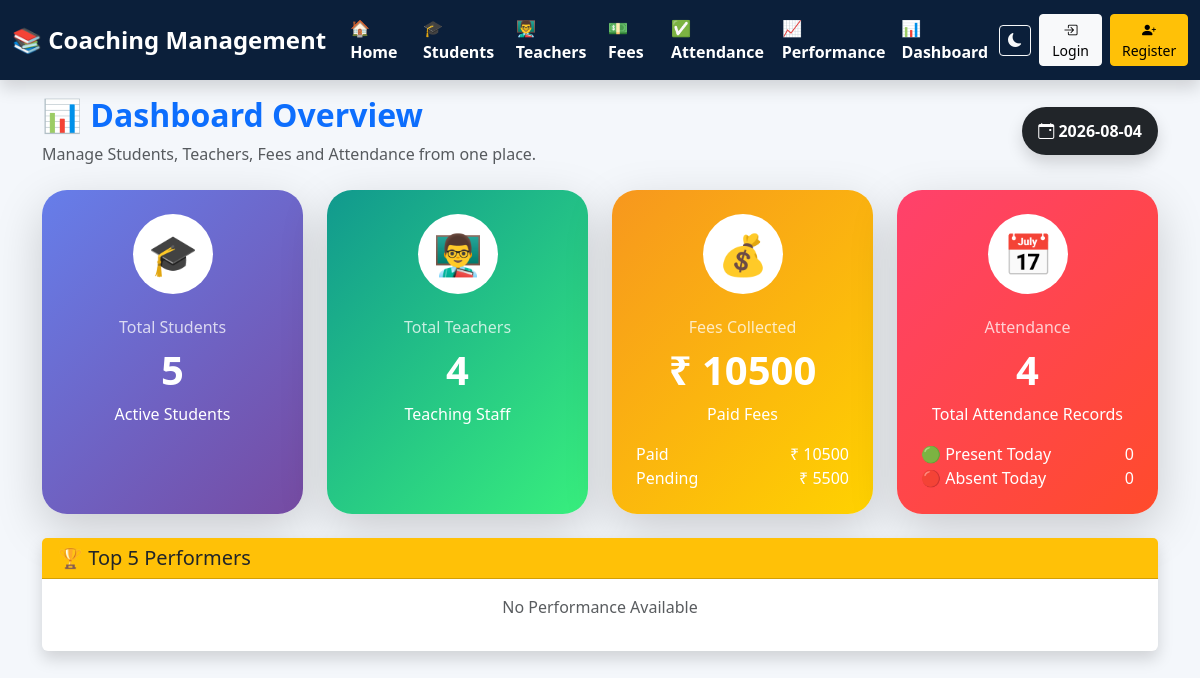
The app's page /dashboard, older data.
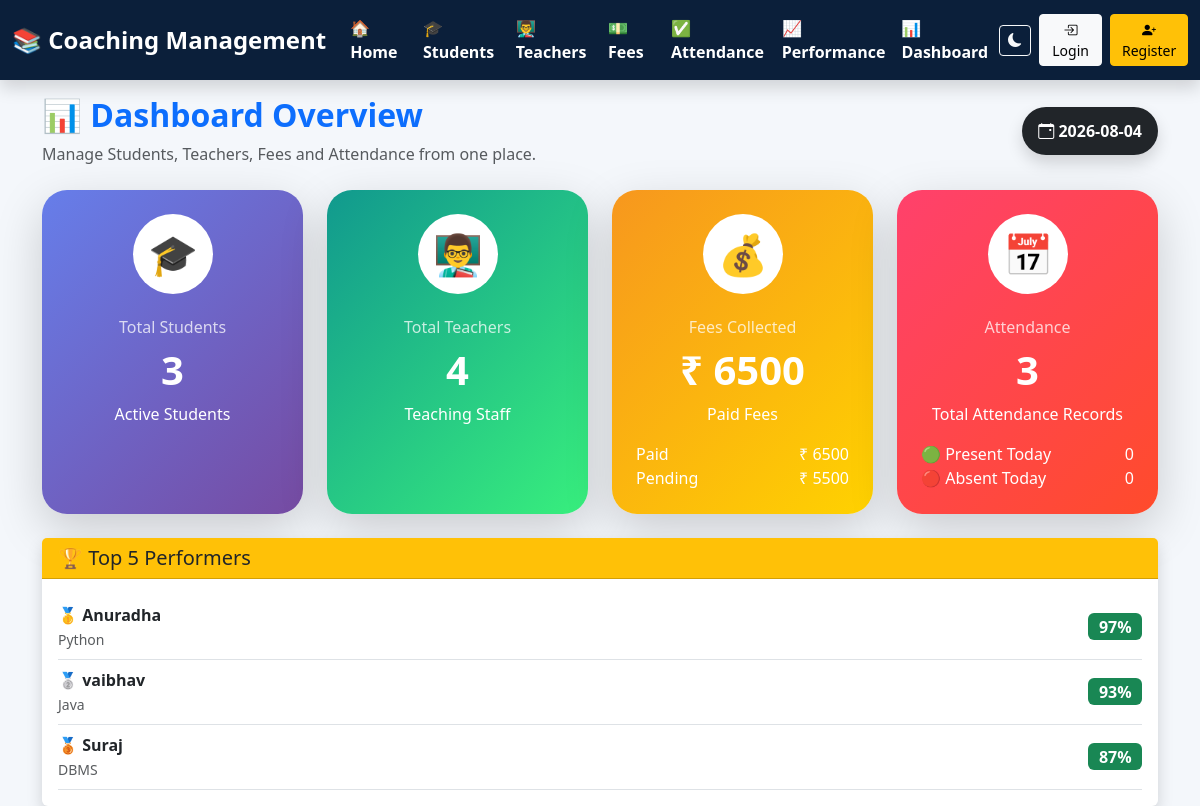
The same page, newer data.
### tables this page shows
CREATE TABLE performance(

        id INTEGER PRIMARY KEY AUTOINCREMENT,
        student_id INTEGER,
        marks INTEGER,
        remark TEXT,

        FOREIGN KEY(student_id)
        REFERENCES students(id)
        ON DELETE CASCADE

    );

CREATE TABLE students(

        id INTEGER PRIMARY KEY AUTOINCREMENT,
        roll_no INTEGER UNIQUE,
        name TEXT,
        father_name TEXT,
        surname TEXT,
        mobile TEXT,
        course TEXT,
        batch TEXT,
        address TEXT,
        admission_date TEXT,
        status TEXT

    , photo TEXT DEFAULT 'default.png');

### app.py (the view)
@app.route("/dashboard")
def dashboard():
    conn = get_connection()
    students = conn.execute("""
    SELECT COUNT(*)
    FROM students
    """).fetchone()[0]
    teachers = conn.execute("""
    SELECT COUNT(*)
    FROM teachers
    """).fetchone()[0]
    paid_fee = conn.execute("""
    SELECT IFNULL(SUM(paid_fee),0)
    FROM fees
    """).fetchone()[0]
    total_fee = conn.execute("""
    SELECT IFNULL(SUM(total_fee),0)
    FROM fees
    """).fetchone()[0]
    pending_fee = total_fee - paid_fee
    attendance = conn.execute("""
    SELECT COUNT(*)
    FROM attendance
    """).fetchone()[0]
    today_date = date.today()
    today_present = conn.execute("""
    SELECT COUNT(*)
    FROM attendance
    WHERE date=?
    AND status='Present'
    """,
    (today_date,)
    ).fetchone()[0]
    today_absent = conn.execute("""
    SELECT COUNT(*)
    FROM attendance
    WHERE date=?
    AND status='Absent'
    """,
    (today_date,)
    ).fetchone()[0]
    top_students = conn.execute("""
    SELECT
        students.name,
        students.course,
        performance.marks,
        performance.remark

    FROM performance

    INNER JOIN students
    ON performance.student_id = students.id

    ORDER BY performance.marks DESC

    LIMIT 5
    """).fetchall()
    conn.close()
    return render_template(
        "dashboard.html",
        students=students,
        teachers=teachers,
        paid_fee=paid_fee,
        total_fee=total_fee,
        pending_fee=pending_fee,
        attendance=attendance,
        top_students=top_students,
        today_present=today_present,
        today_absent=today_absent,
        today=date.today()
    )

### db.py (called while the page is built)
def get_connection():
    conn = sqlite3.connect(DATABASE)
    conn.row_factory = sqlite3.Row
    conn.execute("PRAGMA foreign_keys = ON")
    return conn

### templates/dashboard.html
{% extends "base.html" %}
{% block content %}
<div class="d-flex justify-content-between align-items-center flex-wrap mb-4">
    <div>
        <h2 class="fw-bold text-primary">
            📊 Dashboard Overview
        </h2>
        <p class="text-muted mb-0">
            Manage Students, Teachers, Fees and Attendance from one place.
        </p>
    </div>
    <div class="badge bg-dark fs-6 p-3 rounded-pill shadow">
        <i class="bi bi-calendar-event"></i>
        {{ today }}
    </div>
</div>
<div class="row g-4">
<div class="col-lg-3 col-md-6">
<div class="card border-0 shadow-lg h-100 text-white"
style="
background:linear-gradient(135deg,#667eea,#764ba2);
border-radius:25px;
">
<div class="card-body text-center p-4">
<div style="
width:80px;
height:80px;
border-radius:50%;
background:white;
display:flex;
align-items:center;
justify-content:center;
margin:auto;
font-size:40px;
">
🎓
</div>
<h6 class="mt-4 opacity-75">
Total Students
</h6>
<h1 class="fw-bold">
{{ students }}
</h1>
<p class="mb-0">
Active Students
</p>
</div>
</div>
</div>
<div class="col-lg-3 col-md-6">
<div class="card border-0 shadow-lg h-100 text-white"
style="
background:linear-gradient(135deg,#11998e,#38ef7d);
border-radius:25px;
">
<div class="card-body text-center p-4">
<div style="
width:80px;
height:80px;
border-radius:50%;
background:white;
display:flex;
align-items:center;
justify-content:center;
margin:auto;
font-size:40px;
">
👨‍🏫
</div>
<h6 class="mt-4 opacity-75">
Total Teachers
</h6>
<h1 class="fw-bold">
{{ teachers }}
</h1>
<p class="mb-0">
Teaching Staff
</p>
</div>
</div>
</div>
<div class="col-lg-3 col-md-6">
<div class="card border-0 shadow-lg h-100 text-white"
style="
background:linear-gradient(135deg,#f7971e,#ffd200);
border-radius:25px;
">
<div class="card-body text-center p-4">
<div style="
width:80px;
height:80px;
border-radius:50%;
background:white;
display:flex;
align-items:center;
justify-content:center;
margin:auto;
font-size:40px;
">
💰
</div>
<h6 class="mt-4 opacity-75">
Fees Collected
</h6>
<h1 class="fw-bold">
₹ {{ paid_fee }}
</h1>
<p class="mb-2">
Paid Fees
</p>
<div class="mt-3">
<div class="d-flex justify-content-between">
<span>
Paid
</span>
<span>
₹ {{ paid_fee }}
</span>
</div>
<div class="d-flex justify-content-between">
<span>
Pending
</span>
<span>
₹ {{ pending_fee }}
</span>
</div>
</div>
</div>
</div>
</div>
<div class="col-lg-3 col-md-6">
<div class="card border-0 shadow-lg h-100 text-white"
style="
background:linear-gradient(135deg,#ff416c,#ff4b2b);
border-radius:25px;
">
<div class="card-body text-center p-4">
<div style="
width:80px;
height:80px;
border-radius:50%;
background:white;
display:flex;
align-items:center;
justify-content:center;
margin:auto;
font-size:40px;
">
📅
</div>
<h6 class="mt-4 opacity-75">
Attendance
</h6>
<h1 class="fw-bold">
{{ attendance }}
</h1>
<p class="mb-2">
Total Attendance Records
</p>
<div class="mt-3">
<div class="d-flex justify-content-between">
<span>
🟢 Present Today
</span>
<span>
{{ today_present }}
</span>
</div>
<div class="d-flex justify-content-between">
<span>
🔴 Absent Today
</span>
<span>
{{ today_absent }}
</span>
</div>
</div>
</div>
</div>
</div>
</div>
<div class="row mt-4">
<div class="col-12">
<div class="card shadow border-0">
<div class="card-header bg-warning">
<h5 class="mb-0">
🏆 Top 5 Performers
</h5>
</div>
<div class="card-body">
{% for s in top_students %}
<div class="d-flex justify-content-between align-items-center border-bottom py-2">
<div>
{% if loop.index == 1 %}
🥇
{% elif loop.index == 2 %}
🥈
{% elif loop.index == 3 %}
🥉
{% else %}
{{ loop.index }}️⃣
{% endif %}
<strong>
{{ s.name }}
</strong>
<br>
<small class="text-muted">
{{ s.course }}
</small>
</div>
<div>
<span class="badge bg-success fs-6">
{{ s.marks }}%
</span>
</div>
</div>
{% else %}
<p class="text-center text-muted">
No Performance Available
</p>
{% endfor %}
</div>
</div>
</div>
</div>
</div>
{% endblock %}

Row changes from the older to the newer data that the page shows:
added performance: name "Anuradha", course "Python", marks "97"
added performance: name "vaibhav", course "Java", marks "93"
added performance: name "Suraj", course "DBMS", marks "87"
Text that changed along with them:
{{ students }}: "5" → "3"
{{ paid_fee }}: "10500" → "6500"
{{ attendance }}: "4" → "3"
text no longer shown: "No Performance Available"
